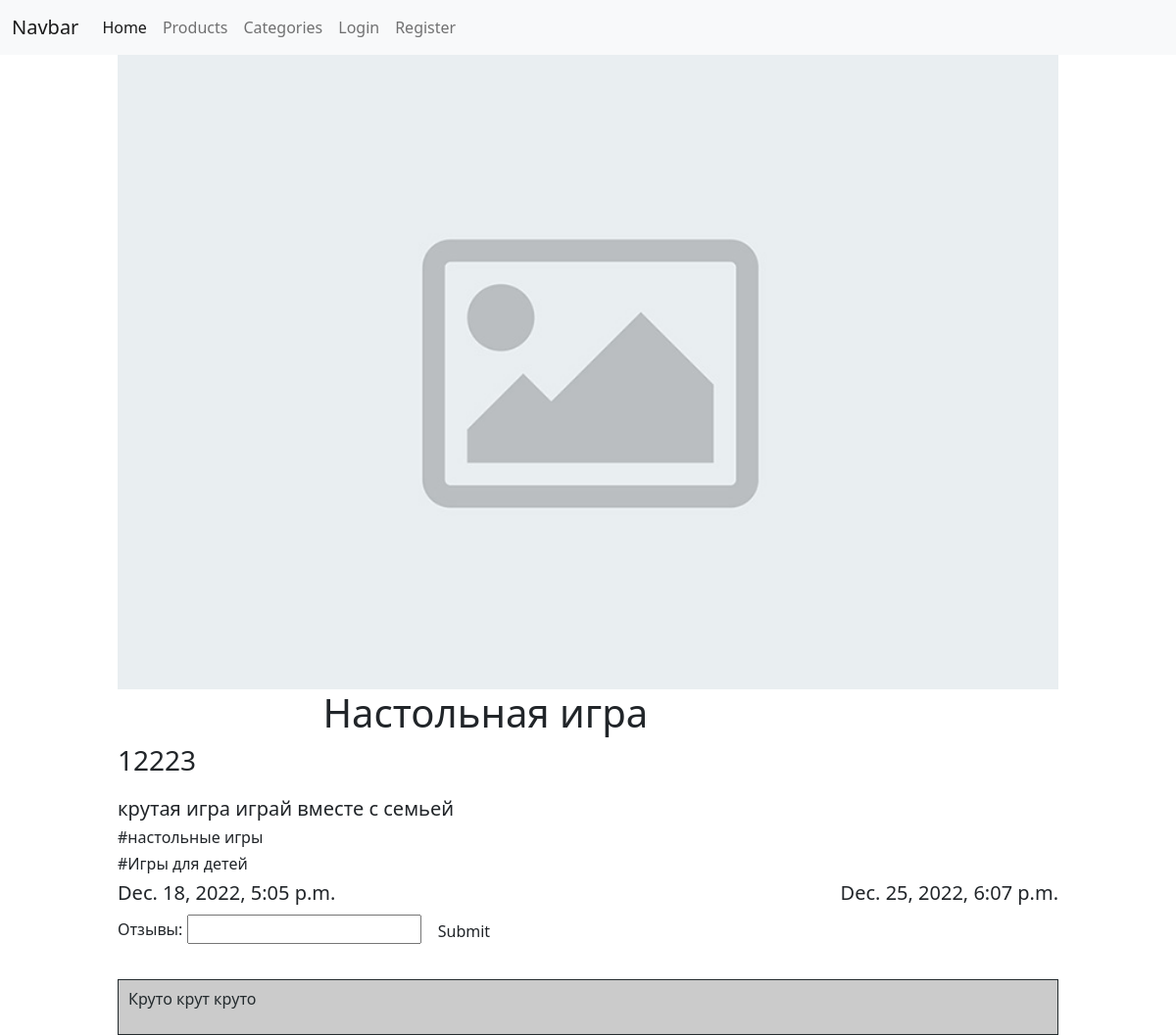
Page /products/3/ on the committed database.
### products/models.py (models this page shows)
class Product(models.Model):
    auther = models.ForeignKey(User, on_delete=models.CASCADE,null=True)
    title = models.CharField(max_length=80)
    description = models.TextField()
    price = models.IntegerField()
    rating = models.FloatField()
    photo = models.ImageField(null=True, blank=True)
    created_at = models.DateTimeField(auto_now_add=True, null=True)
    updated_at = models.DateTimeField(auto_now=True)
    categories = models.ManyToManyField(Category)

class Category(models.Model):
    title = models.CharField('Категория', max_length= 55)

class Review(models.Model):
    auther = models.ForeignKey(User, on_delete=models.CASCADE, null=True)
    product = models.ForeignKey(Product, on_delete=models.CASCADE, null= True, related_name='review')
    text = models.TextField()
    create_up = models.DateField(auto_now=True)

### products/views.py (the view, shortened to what this page needs)
# urls.py: path('products/<int:id>/', ProductDetailCBV.as_view()),
class ProductDetailCBV(ListView):
    template_name = 'products/detail.html'
    form_class = ReviewCreateForm
    model = Product
    pk_url_kwarg = 'id'
    def get_context_data(self, *, object_list=None, **kwargs):
        return {
            'product':kwargs['product'],
            'reviews':kwargs['reviews'],
            'categories':kwargs ['categories'],
            'review_form':kwargs['review_form']
        }
    def get(self, request, *args, **kwargs):
        product = Product.objects.get(id=kwargs["id"])
        reviews = Review.objects.filter(product_id=kwargs["id"])
        categories = product.categories.all()
        return render(request, self.template_name, context=self.get_context_data(
            reviews=reviews,
            categories=categories,
            product=Product.objects.get(id=kwargs['id']),
            review_form = ReviewCreateForm
        ))

### templates/products/detail.html (shortened to what this page needs)
{% extends 'layouts/index.html' %}
{% block content %}
    <div class="product">
        {% if product.image %}
            <img src="/media/{{ product.photo }}" alt="Ты попутал походу">
        {% else %}
            <img src="ef3-placeholder-image.jpg" alt="">
        {% endif %}
        <div style="display: flex; justify-content: space-evenly;">
            <h1>{{ product.title }}</h1>
        </div>
        <h3>{{ product.price }}</h3>
        <h5>{{ product.description }}</h5>
        <div class="categories">
            {% for category in categories %}
                <div class="category">
                    <h6>{{ category.title }}</h6>
                </div>
            {% endfor %}
        </div>
        <div class="dates">
            <h5>{{ product.created_at }}</h5>
            <h5>{{ product.updated_at }}</h5>
        </div>
        <form action="/products/{{ product.id }}/" method="post">
            {{ review_form }}
            <input type="submit" class="btn">
        </form>
        <div class="review">
            {% for review in reviews %}
                <div class="review_block">
                    <h6>{{ review.text }}</h6>
                </div>
            {% endfor %}
        </div>
    </div>
{% endblock %}

### templates/products/detail.html (style rules this page uses)
.product { width: 80%; margin-left: 10%; }
.product > h5 { margin-top: 20px; }
.dates { display: flex; justify-content: space-between; }
.review { margin-top: 30px; }
.review_block { height: max-content; padding: 10px; border: 1px solid #242b2e; color: #242b2e; background: #cbcbcb; }
.product img { width: 100%; }

### rows in the picture
Product: title "Настольная игра", price "12223", description "крутая игра играй вместе с семьей", created_at "Dec. 18, 2022, 5:05 p.m.", updated_at "Dec. 25, 2022, 6:07 p.m."
Category: title "#настольные игры"
Category: title "#Игры для детей"
Review: text "Круто крут круто"
